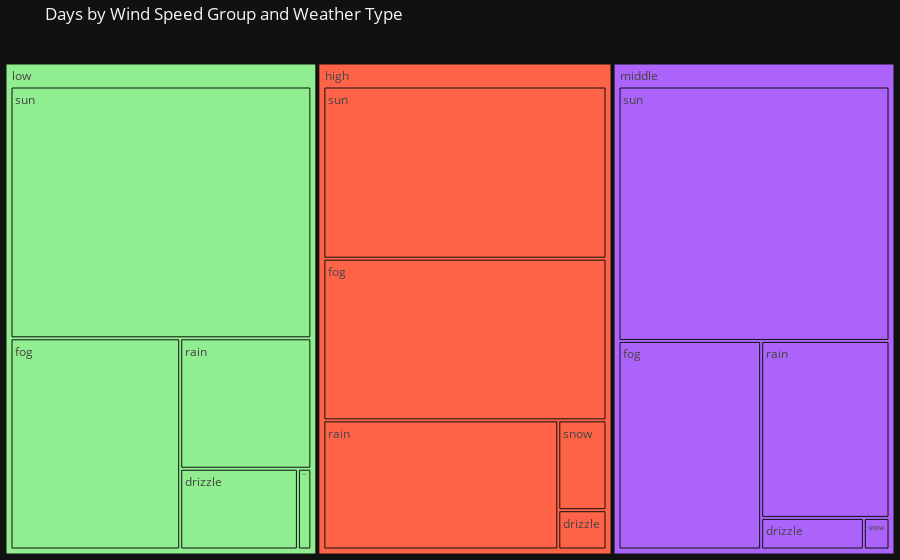

The notebook cell this image was saved under:
### Markdown cell above
##### Question 6 (5 pts)

Now use the demo on this page: https://plotly.com/python/treemaps/ to make a tree map for wind_group and weather type.

### Code cell
counts = counts.rename(columns={"first": "wind_group", "second": "weather"})

import plotly.express as px
fig = px.treemap(
    counts,
    path=["wind_group", "weather"],
    values="count",
    color="wind_group",
    color_discrete_map={"low":"lightgreen", "mid":"gold", "high":"tomato"}
)
fig.update_layout(title="Days by Wind Speed Group and Weather Type",
                  margin=dict(l=0,r=0,t=40,b=0))
fig.show()

### Figure 1 — Plotly figure (JSON) as saved in the notebook; plotly's stock layout.template omitted (floating-point values rounded to 4 significant figures)
{"data": [{"branchvalues": "total", "customdata": [["middle"], ["high"], ["low"], ["middle"], ["high"], ["low"], ["middle"], ["high"], ["low"], ["middle"], ["high"], ["low"], ["middle"], ["high"], ["low"], ["low"], ["middle"], ["high"]], "domain": {"x": [0.0, 1.0], "y": [0.0, 1.0]}, "hovertemplate": "labels=%{label}<br>count=%{value}<br>parent=%{parent}<br>id=%{id}<br>wind_group=%{customdata[0]}<extra></extra>", "ids": ["middle/snow", "high/snow", "low/sun", "middle/sun", "high/sun", "low/drizzle", "middle/drizzle", "high/drizzle", "low/fog", "middle/fog", "high/fog", "low/rain", "middle/rain", "high/rain", "low/snow", "low", "middle", "high"], "labels": ["snow", "snow", "sun", "sun", "sun", "drizzle", "drizzle", "drizzle", "fog", "fog", "fog", "rain", "rain", "rain", "snow", "low", "middle", "high"], "marker": {"colors": ["#ab63fa", "tomato", "lightgreen", "#ab63fa", "tomato", "lightgreen", "#ab63fa", "tomato", "lightgreen", "#ab63fa", "tomato", "lightgreen", "#ab63fa", "tomato", "lightgreen", "lightgreen", "#ab63fa", "tomato"]}, "name": "", "parents": ["middle", "high", "low", "middle", "high", "low", "middle", "high", "low", "middle", "high", "low", "middle", "high", "low", "", "", ""], "values": [3, 16, 279, 255, 180, 35, 12, 7, 132, 110, 169, 63, 84, 112, 4, 513, 464, 484], "type": "treemap"}], "layout": {"legend": {"tracegroupgap": 0}, "margin": {"t": 40, "l": 0, "r": 0, "b": 0}, "title": {"text": "Days by Wind Speed Group and Weather Type"}}}
